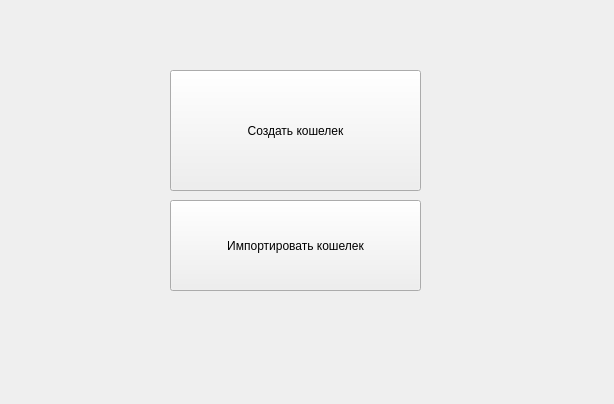
<?xml version="1.0" encoding="UTF-8"?>
<ui version="4.0">
 <class>MainWindow</class>
 <widget class="QMainWindow" name="MainWindow">
  <property name="geometry">
   <rect>
    <x>0</x>
    <y>0</y>
    <width>614</width>
    <height>404</height>
   </rect>
  </property>
  <property name="windowTitle">
   <string>MainWindow</string>
  </property>
  <widget class="QWidget" name="centralwidget">
   <widget class="QStackedWidget" name="stackedWidget">
    <property name="geometry">
     <rect>
      <x>0</x>
      <y>10</y>
      <width>611</width>
      <height>391</height>
     </rect>
    </property>
    <property name="currentIndex">
     <number>0</number>
    </property>
    <widget class="QWidget" name="welcome">
     <widget class="QPushButton" name="create_wallet">
      <property name="geometry">
       <rect>
        <x>170</x>
        <y>60</y>
        <width>251</width>
        <height>121</height>
       </rect>
      </property>
      <property name="text">
       <string>Создать кошелек</string>
      </property>
     </widget>
     <widget class="QPushButton" name="import_wallet">
      <property name="geometry">
       <rect>
        <x>170</x>
        <y>190</y>
        <width>251</width>
        <height>91</height>
       </rect>
      </property>
      <property name="text">
       <string>Импортировать кошелек</string>
      </property>
     </widget>
    </widget>
    <widget class="QWidget" name="importer">
     <widget class="QLineEdit" name="private_key_2">
      <property name="geometry">
       <rect>
        <x>20</x>
        <y>40</y>
        <width>571</width>
        <height>26</height>
       </rect>
      </property>
      <property name="text">
       <string>Вставьте ваш секретный ключ</string>
      </property>
     </widget>
     <widget class="QPushButton" name="check">
      <property name="geometry">
       <rect>
        <x>20</x>
        <y>80</y>
        <width>181</width>
        <height>41</height>
       </rect>
      </property>
      <property name="text">
       <string>Проверить</string>
      </property>
     </widget>
     <widget class="QLineEdit" name="public_key_2">
      <property name="geometry">
       <rect>
        <x>20</x>
        <y>150</y>
        <width>571</width>
        <height>26</height>
       </rect>
      </property>
      <property name="readOnly">
       <bool>true</bool>
      </property>
     </widget>
     <widget class="QLineEdit" name="address_2">
      <property name="geometry">
       <rect>
        <x>20</x>
        <y>200</y>
        <width>571</width>
        <height>26</height>
       </rect>
      </property>
      <property name="readOnly">
       <bool>true</bool>
      </property>
     </widget>
     <widget class="QLabel" name="line_open">
      <property name="geometry">
       <rect>
        <x>20</x>
        <y>130</y>
        <width>121</width>
        <height>18</height>
       </rect>
      </property>
      <property name="text">
       <string>Открытый ключ</string>
      </property>
     </widget>
     <widget class="QLabel" name="label_5">
      <property name="geometry">
       <rect>
        <x>20</x>
        <y>180</y>
        <width>121</width>
        <height>18</height>
       </rect>
      </property>
      <property name="text">
       <string>Адрес</string>
      </property>
     </widget>
     <widget class="QPushButton" name="finish_import">
      <property name="enabled">
       <bool>true</bool>
      </property>
      <property name="geometry">
       <rect>
        <x>220</x>
        <y>340</y>
        <width>181</width>
        <height>41</height>
       </rect>
      </property>
      <property name="text">
       <string>Импортировать</string>
      </property>
      <property name="checkable">
       <bool>false</bool>
      </property>
      <property name="autoDefault">
       <bool>false</bool>
      </property>
     </widget>
     <widget class="QProgressBar" name="import_progress">
      <property name="geometry">
       <rect>
        <x>20</x>
        <y>270</y>
        <width>571</width>
        <height>23</height>
       </rect>
      </property>
      <property name="value">
       <number>0</number>
      </property>
     </widget>
     <widget class="QPushButton" name="finish_import_2">
      <property name="enabled">
       <bool>false</bool>
      </property>
      <property name="geometry">
       <rect>
        <x>410</x>
        <y>340</y>
        <width>181</width>
        <height>41</height>
       </rect>
      </property>
      <property name="text">
       <string>Завершить</string>
      </property>
      <property name="checkable">
       <bool>false</bool>
      </property>
      <property name="autoDefault">
       <bool>false</bool>
      </property>
     </widget>
    </widget>
    <widget class="QWidget" name="creator">
     <widget class="QLineEdit" name="private_key">
      <property name="geometry">
       <rect>
        <x>10</x>
        <y>50</y>
        <width>581</width>
        <height>26</height>
       </rect>
      </property>
      <property name="echoMode">
       <enum>QLineEdit::Password</enum>
      </property>
      <property name="readOnly">
       <bool>true</bool>
      </property>
     </widget>
     <widget class="QLineEdit" name="public_key">
      <property name="geometry">
       <rect>
        <x>10</x>
        <y>130</y>
        <width>581</width>
        <height>26</height>
       </rect>
      </property>
      <property name="readOnly">
       <bool>true</bool>
      </property>
     </widget>
     <widget class="QLineEdit" name="address">
      <property name="geometry">
       <rect>
        <x>10</x>
        <y>210</y>
        <width>571</width>
        <height>26</height>
       </rect>
      </property>
      <property name="readOnly">
       <bool>true</bool>
      </property>
     </widget>
     <widget class="QLabel" name="label">
      <property name="geometry">
       <rect>
        <x>10</x>
        <y>30</y>
        <width>121</width>
        <height>18</height>
       </rect>
      </property>
      <property name="text">
       <string>Секретный ключ</string>
      </property>
     </widget>
     <widget class="QLabel" name="label_2">
      <property name="geometry">
       <rect>
        <x>10</x>
        <y>110</y>
        <width>121</width>
        <height>18</height>
       </rect>
      </property>
      <property name="text">
       <string>Открытый ключ</string>
      </property>
     </widget>
     <widget class="QLabel" name="label_3">
      <property name="geometry">
       <rect>
        <x>10</x>
        <y>180</y>
        <width>121</width>
        <height>18</height>
       </rect>
      </property>
      <property name="text">
       <string>Адрес</string>
      </property>
     </widget>
     <widget class="QPushButton" name="generate">
      <property name="geometry">
       <rect>
        <x>400</x>
        <y>320</y>
        <width>191</width>
        <height>51</height>
       </rect>
      </property>
      <property name="text">
       <string>Генерировать</string>
      </property>
     </widget>
     <widget class="QPushButton" name="go">
      <property name="enabled">
       <bool>false</bool>
      </property>
      <property name="geometry">
       <rect>
        <x>400</x>
        <y>250</y>
        <width>191</width>
        <height>51</height>
       </rect>
      </property>
      <property name="text">
       <string>Перейти к использованию</string>
      </property>
     </widget>
     <widget class="QLabel" name="warning_label">
      <property name="geometry">
       <rect>
        <x>20</x>
        <y>250</y>
        <width>351</width>
        <height>61</height>
       </rect>
      </property>
      <property name="text">
       <string/>
      </property>
     </widget>
     <widget class="QPushButton" name="show_private_key">
      <property name="enabled">
       <bool>false</bool>
      </property>
      <property name="geometry">
       <rect>
        <x>160</x>
        <y>320</y>
        <width>191</width>
        <height>51</height>
       </rect>
      </property>
      <property name="text">
       <string>Показать секретный ключ</string>
      </property>
     </widget>
    </widget>
    <widget class="QWidget" name="password_creator">
     <widget class="QLabel" name="label_4">
      <property name="geometry">
       <rect>
        <x>10</x>
        <y>10</y>
        <width>371</width>
        <height>18</height>
       </rect>
      </property>
      <property name="text">
       <string>Задайте пароль для шифрования вашего кошелька</string>
      </property>
     </widget>
     <widget class="QLineEdit" name="password">
      <property name="geometry">
       <rect>
        <x>20</x>
        <y>40</y>
        <width>331</width>
        <height>26</height>
       </rect>
      </property>
      <property name="echoMode">
       <enum>QLineEdit::Password</enum>
      </property>
     </widget>
     <widget class="QCheckBox" name="show_password">
      <property name="geometry">
       <rect>
        <x>20</x>
        <y>90</y>
        <width>161</width>
        <height>24</height>
       </rect>
      </property>
      <property name="text">
       <string>Показать пароль</string>
      </property>
     </widget>
     <widget class="QPushButton" name="confirm">
      <property name="geometry">
       <rect>
        <x>390</x>
        <y>340</y>
        <width>211</width>
        <height>41</height>
       </rect>
      </property>
      <property name="text">
       <string>Перейти к использованию</string>
      </property>
     </widget>
    </widget>
   </widget>
  </widget>
 </widget>
 <resources/>
 <connections/>
</ui>
